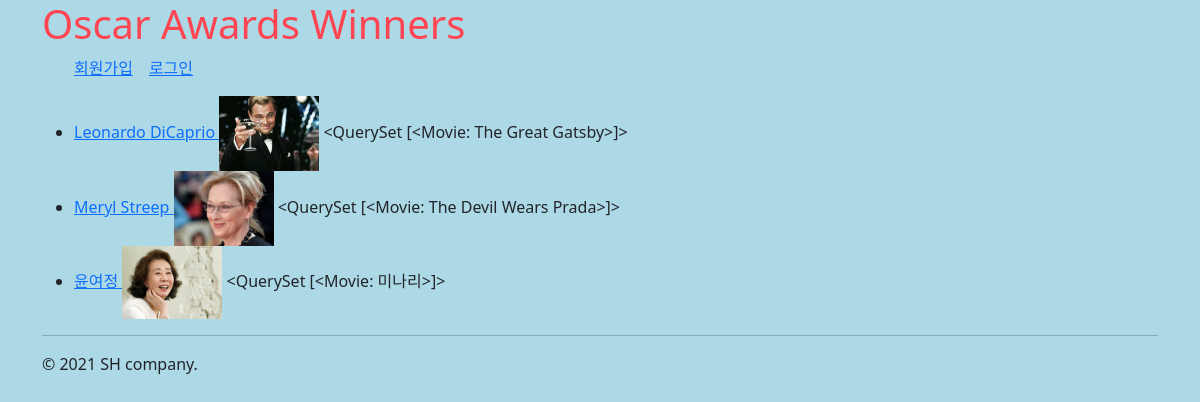
Page /movist/actors/ on the committed database.
### movist/models.py (models this page shows, shortened)
class TimestampedModel(models.Model):
    created_at = models.DateTimeField(auto_now_add=True)
    updated_at = models.DateTimeField(auto_now=True)
    class Meta:
        abstract = True

class Actor(TimestampedModel):
    name = models.CharField(max_length=50, db_index=True)
    photo = models.ImageField()
    class Meta:
        verbose_name = "주연배우"
        verbose_name_plural = "주연배우 목록"

class Movie(TimestampedModel):
    actor = models.ForeignKey(
        Actor, on_delete=models.CASCADE, verbose_name="주연배우")
    name = models.CharField(max_length=100)
    poster = models.ImageField(verbose_name="포스터 이미지")
    desc = models.TextField(verbose_name="설명")
    def __str__(self) -> str:
        return self.name

### movist/views.py (the view)
# urls.py: path("actors/", views.actor_list, name="actor_list"),
def actor_list(request):
    qs = Actor.objects.all().prefetch_related("movie_set")
    return render(request, "movist/actor_list.html", {
        "actor_list": qs,
    })

### movist/templates/movist/actor_list.html
{% extends "movist/layout.html" %}
{% block content %}
<ul>
    {% for actor in actor_list %}
    <li>
        <a href="/movist/actors/{{ actor.pk }}/">
            {{ actor.name }}
        </a>
        <img src="{{ actor.photo.url }}" style="width: 100px;" />
        {{ actor.movie_set.all }}
    </li>
    {% endfor %}
</ul>
{% endblock %}

### movist/templates/movist/layout.html
{% extends "base.html" %}

### django_proj_movie/templates/base.html (shortened to what this page needs)
{% load static %}
<!doctype html>
<html>
<head>
    <link rel="stylesheet" href="{% static "bootstrap-5.1.0-dist/css/bootstrap.min.css" %}" />
    <link rel="stylesheet" href="{% static "base.css" %}" />
</head>
<body>
    <div class="container">
        <h1 class="page-title">
            <a href="{% url "root" %}">Oscar Awards Winners</a>
        </h1>
        <ul id="top-nav">
            {% if not user.is_authenticated %}
            <li><a href="{% url "signup" %}">회원가입</a></li>
            <li><a href="{% url "login" %}">로그인</a></li>
            {% endif %}
        </ul>
        {% block content %}
        {% endblock %}
        <hr  />
        &copy; 2021 SH company.
    </div>
</body>
</html>

### django_proj_movie/static/base.css (style rules this page uses)
body { background-color: lightblue; }

### django_proj_movie/templates/base.html (style rules this page uses)
.page-title a { text-decoration: none; color: #ff4552; }
#top-nav { display: flex; }
#top-nav li { list-style: none; margin-right: 1em; }

### rows in the picture
Actor: name "Leonardo DiCaprio", photo (picture), movie_set.all "<QuerySet [<Movie: The Great Gatsby>]>"
Actor: name "Meryl Streep", photo (picture), movie_set.all "<QuerySet [<Movie: The Devil Wears Prada>]>"
Actor: name "윤여정", photo (picture), movie_set.all "<QuerySet [<Movie: 미나리>]>"
